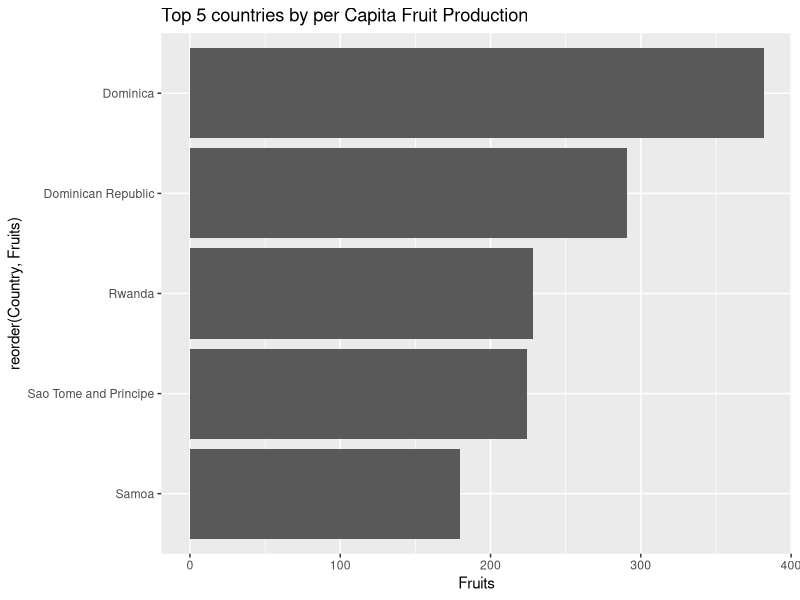
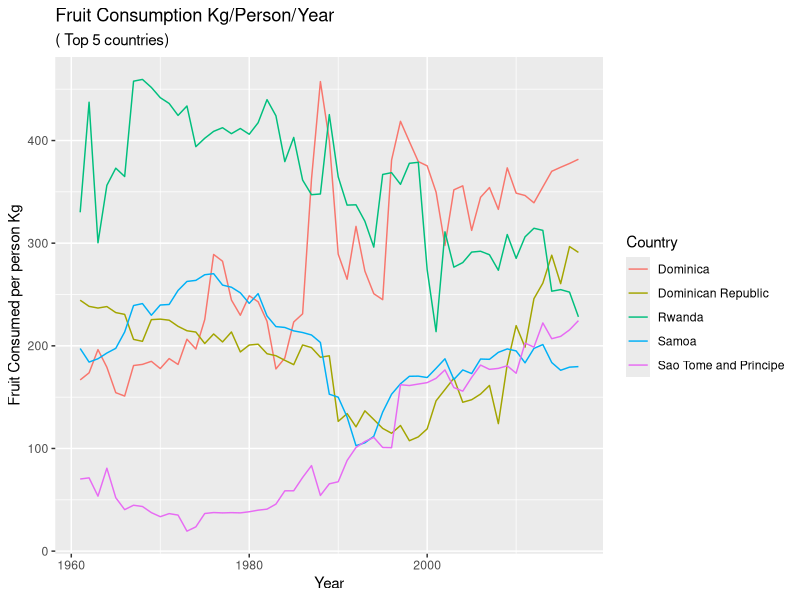
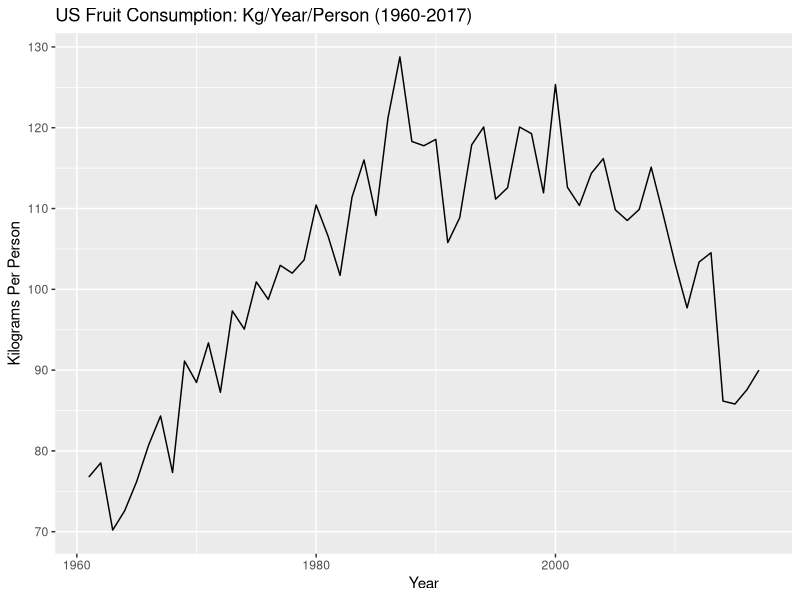

Generate these figures, in order, with R:
library(ggplot2)
library(scales)
library(dplyr)
library(tidyr)
## Import Fruit Consumption data
rm(list=ls())
fruit <- read.csv("./DATA/1-fruit-consumption-per-capita.csv")
fruit <- fruit %>%select(-Code) 
colnames(fruit) <- c("Country","Year","Fruits")
fruits_top <- fruit %>% filter(Year =="2017") %>%  top_n(5,Fruits)
fruits_top <- as.data.frame(fruits_top)

ggplot(fruits_top) +
  geom_col(aes(x=reorder(Country,Fruits),y=Fruits)) + coord_flip() +
  labs(title="Top 5 countries by per Capita Fruit Production")

## Join fruits_top with fruit

countries_five <- fruits_top %>% select(Country) %>% left_join(fruit,by="Country")
head(countries_five)
tail(countries_five)
### Plot Top % Countries by Kg cosummed per year per person.
##
ggplot(countries_five) + geom_line(aes(x=Year,y=Fruits,col=Country)) +
  labs(title = "Fruit Consumption Kg/Person/Year",subtitle = "( Top 5 countries)",
       y="Fruit Consumed per person Kg")
### Plot of US Fruit consumption 

fruit %>% filter(Country =="United States") %>%
  ggplot() + geom_line(aes(x=Year,y=Fruits)) +
  labs(title="US Fruit Consumption: Kg/Year/Person (1960-2017)",
       y="Kilograms Per Person")
  